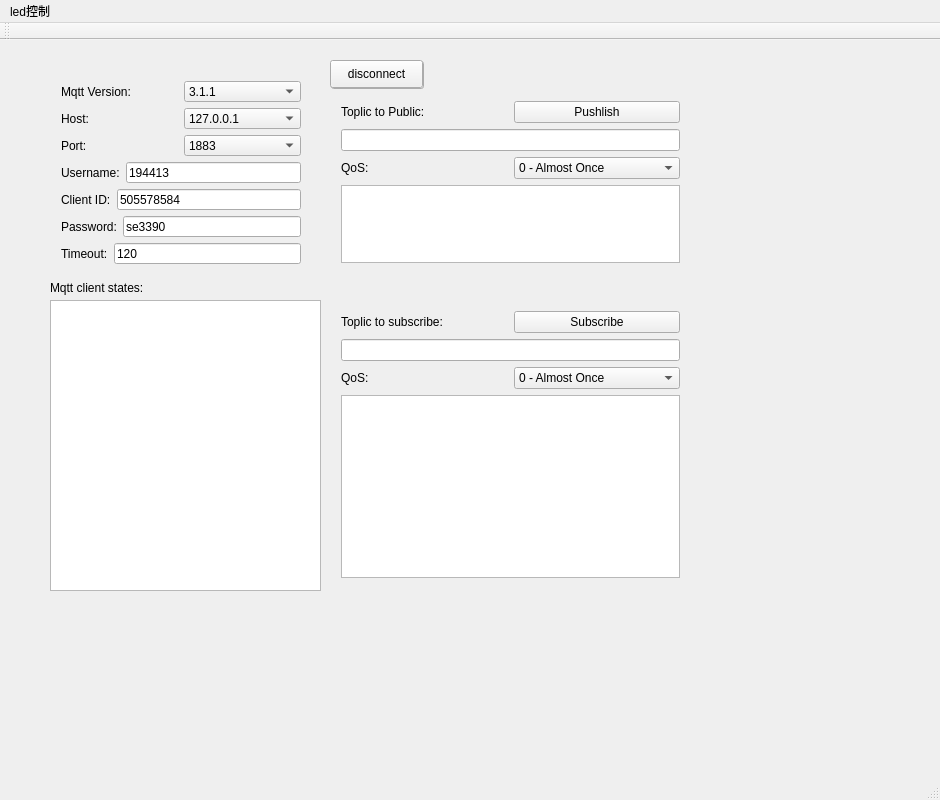
<?xml version="1.0" encoding="UTF-8"?>
<ui version="4.0">
 <class>MainWindow</class>
 <widget class="QMainWindow" name="MainWindow">
  <property name="geometry">
   <rect>
    <x>0</x>
    <y>0</y>
    <width>940</width>
    <height>800</height>
   </rect>
  </property>
  <property name="windowTitle">
   <string>MainWindow</string>
  </property>
  <widget class="QWidget" name="centralWidget">
   <widget class="QPushButton" name="connect_pushButton">
    <property name="geometry">
     <rect>
      <x>331</x>
      <y>21</y>
      <width>93</width>
      <height>28</height>
     </rect>
    </property>
    <property name="text">
     <string>connect</string>
    </property>
   </widget>
   <widget class="QPushButton" name="disconnect_pushButton">
    <property name="geometry">
     <rect>
      <x>330</x>
      <y>20</y>
      <width>93</width>
      <height>28</height>
     </rect>
    </property>
    <property name="text">
     <string>disconnect</string>
    </property>
   </widget>
   <widget class="QTextBrowser" name="show_state_browser">
    <property name="geometry">
     <rect>
      <x>50</x>
      <y>260</y>
      <width>271</width>
      <height>291</height>
     </rect>
    </property>
   </widget>
   <widget class="QWidget" name="layoutWidget">
    <property name="geometry">
     <rect>
      <x>330</x>
      <y>50</y>
      <width>361</width>
      <height>184</height>
     </rect>
    </property>
    <layout class="QVBoxLayout" name="Public_verticalLayout">
     <item>
      <layout class="QHBoxLayout" name="horizontalLayout_8">
       <item>
        <widget class="QLabel" name="label_7">
         <property name="text">
          <string>Toplic to Public:</string>
         </property>
        </widget>
       </item>
       <item>
        <widget class="QPushButton" name="Pushlish_pushButton">
         <property name="focusPolicy">
          <enum>Qt::StrongFocus</enum>
         </property>
         <property name="text">
          <string>Pushlish</string>
         </property>
        </widget>
       </item>
      </layout>
     </item>
     <item>
      <widget class="QLineEdit" name="Toplic_public_lineEdit"/>
     </item>
     <item>
      <layout class="QHBoxLayout" name="horizontalLayout_7">
       <item>
        <widget class="QLabel" name="label_8">
         <property name="text">
          <string>QoS:</string>
         </property>
        </widget>
       </item>
       <item>
        <widget class="QComboBox" name="Public_Qos">
         <item>
          <property name="text">
           <string>0 - Almost Once</string>
          </property>
         </item>
         <item>
          <property name="text">
           <string>1 - Atleast Once</string>
          </property>
         </item>
         <item>
          <property name="text">
           <string>2 - Exactly Once</string>
          </property>
         </item>
        </widget>
       </item>
      </layout>
     </item>
     <item>
      <widget class="QTextEdit" name="Public_message_textEdit"/>
     </item>
    </layout>
   </widget>
   <widget class="QWidget" name="layoutWidget">
    <property name="geometry">
     <rect>
      <x>330</x>
      <y>260</y>
      <width>361</width>
      <height>289</height>
     </rect>
    </property>
    <layout class="QVBoxLayout" name="Subscribe_verticalLayout">
     <item>
      <layout class="QHBoxLayout" name="horizontalLayout_9">
       <item>
        <widget class="QLabel" name="label_9">
         <property name="text">
          <string>Toplic to subscribe:</string>
         </property>
        </widget>
       </item>
       <item>
        <widget class="QPushButton" name="Subscribe_pushButton">
         <property name="text">
          <string>Subscribe</string>
         </property>
        </widget>
       </item>
      </layout>
     </item>
     <item>
      <widget class="QLineEdit" name="Subscribe_lineEdit"/>
     </item>
     <item>
      <layout class="QHBoxLayout" name="horizontalLayout_10">
       <item>
        <widget class="QLabel" name="label_10">
         <property name="text">
          <string>QoS:</string>
         </property>
        </widget>
       </item>
       <item>
        <widget class="QComboBox" name="Subscribe_Qos">
         <item>
          <property name="text">
           <string>0 - Almost Once</string>
          </property>
         </item>
         <item>
          <property name="text">
           <string>1 - Atleast Once</string>
          </property>
         </item>
         <item>
          <property name="text">
           <string>2 - Exactly Once</string>
          </property>
         </item>
        </widget>
       </item>
      </layout>
     </item>
     <item>
      <widget class="QTextBrowser" name="SubscribeMessage_Rece"/>
     </item>
    </layout>
   </widget>
   <widget class="QLabel" name="label_12">
    <property name="geometry">
     <rect>
      <x>50</x>
      <y>240</y>
      <width>161</width>
      <height>16</height>
     </rect>
    </property>
    <property name="text">
     <string>Mqtt client states:</string>
    </property>
   </widget>
   <widget class="QWidget" name="layoutWidget">
    <property name="geometry">
     <rect>
      <x>50</x>
      <y>30</y>
      <width>262</width>
      <height>205</height>
     </rect>
    </property>
    <layout class="QVBoxLayout" name="verticalLayout">
     <item>
      <layout class="QHBoxLayout" name="horizontalLayout_11">
       <item>
        <widget class="QLabel" name="label_11">
         <property name="text">
          <string>Mqtt Version:</string>
         </property>
        </widget>
       </item>
       <item>
        <widget class="QComboBox" name="mqtt_version_comboBox">
         <item>
          <property name="text">
           <string>3.1.1</string>
          </property>
         </item>
         <item>
          <property name="text">
           <string>3.1.0</string>
          </property>
         </item>
        </widget>
       </item>
      </layout>
     </item>
     <item>
      <layout class="QHBoxLayout" name="horizontalLayout">
       <item>
        <widget class="QLabel" name="label">
         <property name="text">
          <string>Host:</string>
         </property>
        </widget>
       </item>
       <item>
        <widget class="QComboBox" name="Host_comboBox">
         <item>
          <property name="text">
           <string>127.0.0.1</string>
          </property>
         </item>
         <item>
          <property name="text">
           <string>183.230.40.39</string>
          </property>
         </item>
         <item>
          <property name="text">
           <string>iot.eclipse.org</string>
          </property>
         </item>
        </widget>
       </item>
      </layout>
     </item>
     <item>
      <layout class="QHBoxLayout" name="horizontalLayout_2">
       <item>
        <widget class="QLabel" name="label_2">
         <property name="text">
          <string>Port:</string>
         </property>
        </widget>
       </item>
       <item>
        <widget class="QComboBox" name="Port_comboBox">
         <item>
          <property name="text">
           <string>1883</string>
          </property>
         </item>
         <item>
          <property name="text">
           <string>6002</string>
          </property>
         </item>
        </widget>
       </item>
      </layout>
     </item>
     <item>
      <layout class="QHBoxLayout" name="horizontalLayout_3">
       <item>
        <widget class="QLabel" name="label_3">
         <property name="text">
          <string>Username:</string>
         </property>
        </widget>
       </item>
       <item>
        <widget class="QLineEdit" name="IN_Usernae">
         <property name="text">
          <string>194413</string>
         </property>
        </widget>
       </item>
      </layout>
     </item>
     <item>
      <layout class="QHBoxLayout" name="horizontalLayout_4">
       <item>
        <widget class="QLabel" name="label_4">
         <property name="text">
          <string>Client ID:</string>
         </property>
        </widget>
       </item>
       <item>
        <widget class="QLineEdit" name="IN_Client_ID">
         <property name="text">
          <string>505578584</string>
         </property>
        </widget>
       </item>
      </layout>
     </item>
     <item>
      <layout class="QHBoxLayout" name="horizontalLayout_5">
       <item>
        <widget class="QLabel" name="label_5">
         <property name="text">
          <string>Password:</string>
         </property>
        </widget>
       </item>
       <item>
        <widget class="QLineEdit" name="IN_Password">
         <property name="text">
          <string>se3390</string>
         </property>
        </widget>
       </item>
      </layout>
     </item>
     <item>
      <layout class="QHBoxLayout" name="horizontalLayout_6">
       <item>
        <widget class="QLabel" name="label_6">
         <property name="text">
          <string>Timeout:</string>
         </property>
        </widget>
       </item>
       <item>
        <widget class="QLineEdit" name="IN_Timeout">
         <property name="text">
          <string>120</string>
         </property>
        </widget>
       </item>
      </layout>
     </item>
    </layout>
   </widget>
   <zorder>layoutWidget</zorder>
   <zorder>layoutWidget</zorder>
   <zorder>layoutWidget</zorder>
   <zorder>connect_pushButton</zorder>
   <zorder>disconnect_pushButton</zorder>
   <zorder>show_state_browser</zorder>
   <zorder>label_12</zorder>
  </widget>
  <widget class="QMenuBar" name="menuBar">
   <property name="geometry">
    <rect>
     <x>0</x>
     <y>0</y>
     <width>940</width>
     <height>26</height>
    </rect>
   </property>
   <widget class="QMenu" name="menuLed">
    <property name="title">
     <string>led控制</string>
    </property>
   </widget>
   <addaction name="menuLed"/>
  </widget>
  <widget class="QToolBar" name="mainToolBar">
   <attribute name="toolBarArea">
    <enum>TopToolBarArea</enum>
   </attribute>
   <attribute name="toolBarBreak">
    <bool>false</bool>
   </attribute>
  </widget>
  <widget class="QStatusBar" name="statusBar"/>
 </widget>
 <layoutdefault spacing="6" margin="11"/>
 <resources/>
 <connections/>
</ui>
